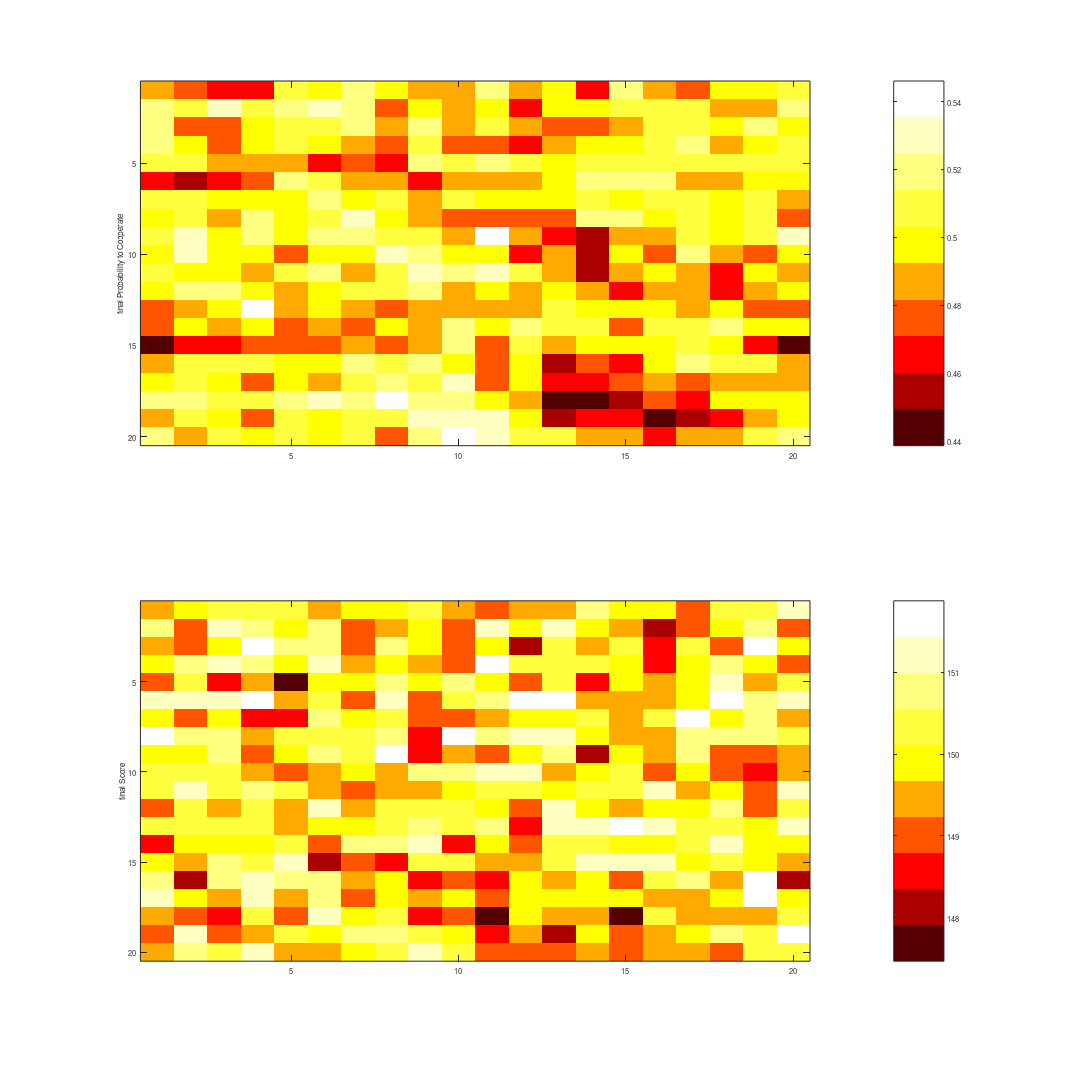
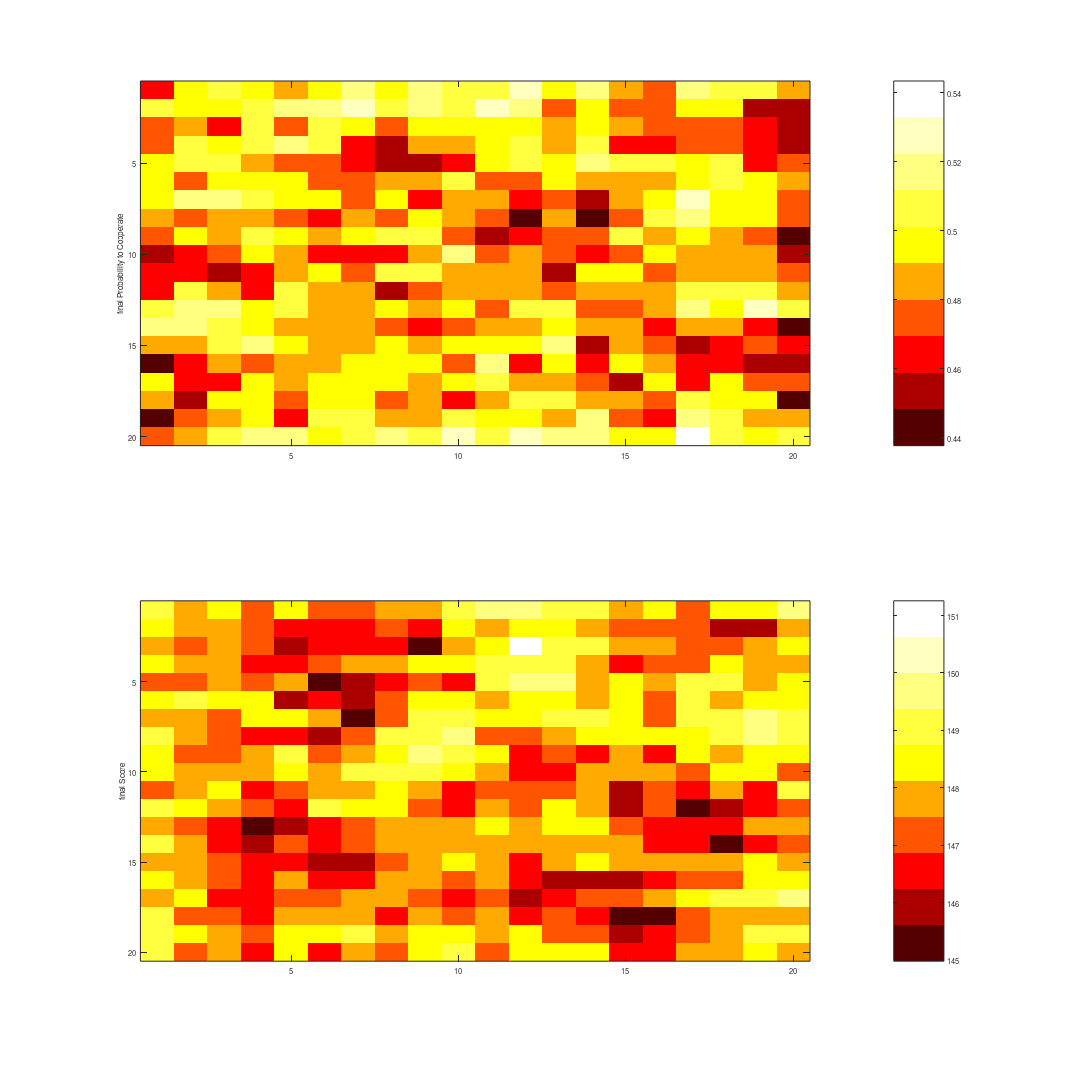
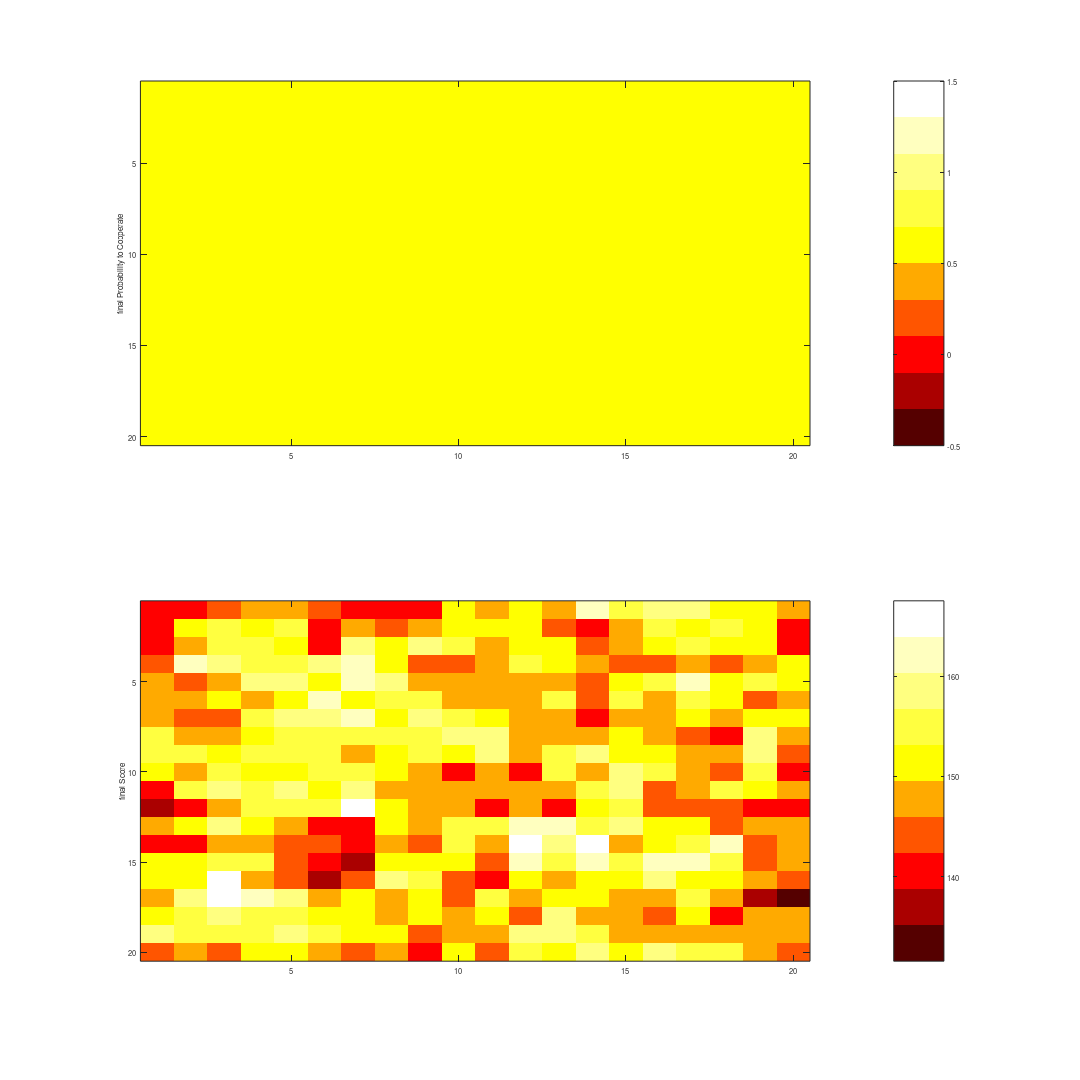
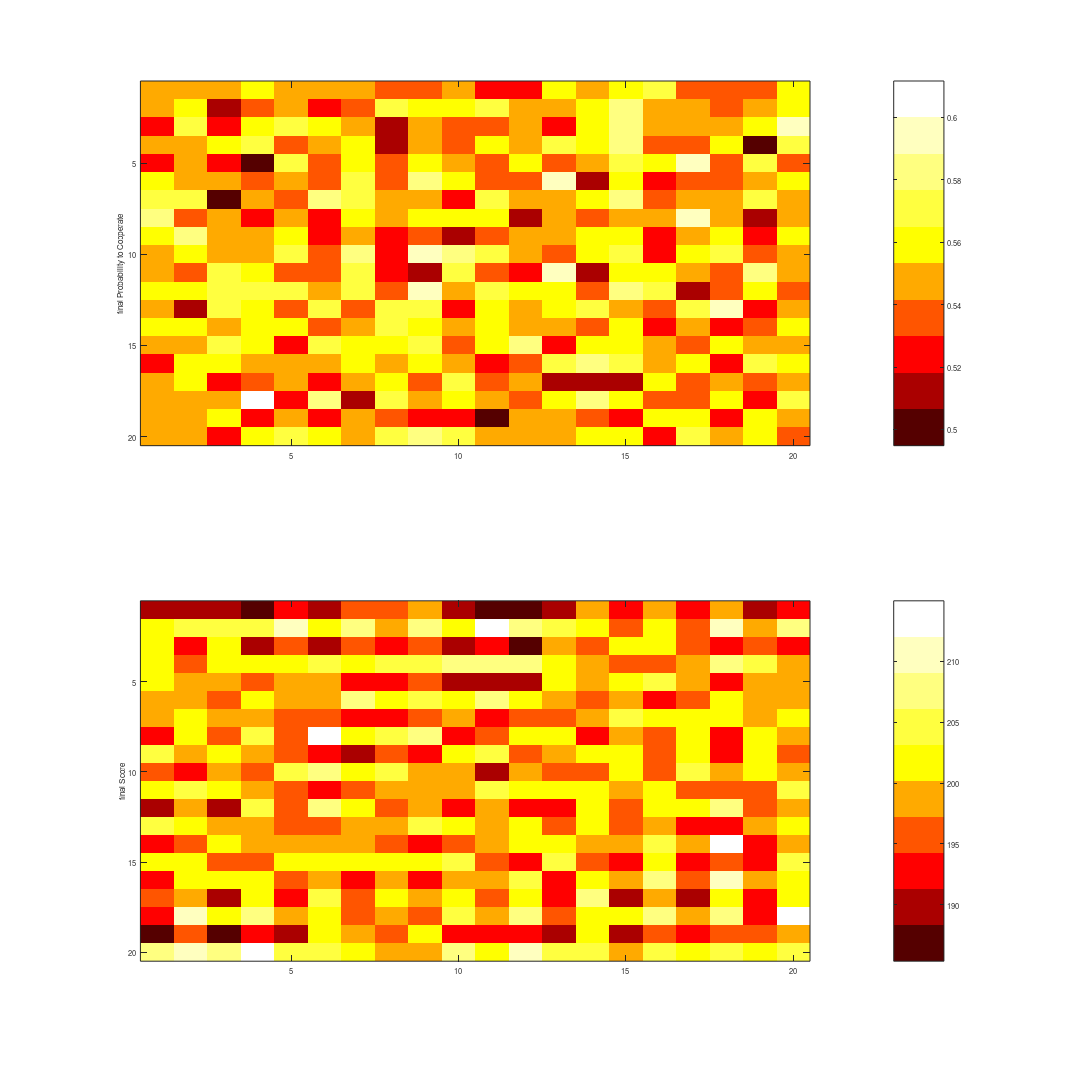

These charts were generated, in order, by the following MATLAB code: (Note: this script raises an error after producing the figures.)
%%%%%%%%% again with imagesc... %%%%%%%%%
%%%%%%%%%%%%%%%%%%%%%%%%%%%%%%%%%%%%%%%%%%%%%%%%%%%%%%%%%%%%%%%%%%%%%%%%%%%
%N1
load('experiment1.mat')

figure(1)
subplot(2,1,1)
imagesc(Pfinal);
colormap(jet(10));
colormap hot
colorbar('Location','EastOutside');
ylabel('final Probability to Cooperate')

subplot(2,1,2)
imagesc(Sfinal);
colormap(jet(10));
colormap hot
colorbar('Location','EastOutside');
ylabel('final Score')


 set(gcf, 'PaperPosition', [0 0 20 20]);
 set(gcf, 'PaperSize', [20 20]);
 saveas(gcf, 'ScoreAndProbcoopWithImagesc1', 'pdf')
 
clear

 %%%%%%%%%%%%%%%%%%%%%%%%%%%%%%%%%%%%%%%%%%%%%%%%%%%%%%%%%%%%%%%%%%%%%%%%%%%
%N2
load('experiment2.mat')

figure(1)
subplot(2,1,1)
imagesc(Pfinal);
colormap(jet(10));
colormap hot
colorbar('Location','EastOutside');
ylabel('final Probability to Cooperate')

subplot(2,1,2)
imagesc(Sfinal);
colormap(jet(10));
colormap hot
colorbar('Location','EastOutside');
ylabel('final Score')


 set(gcf, 'PaperPosition', [0 0 20 20]);
 set(gcf, 'PaperSize', [20 20]);
 saveas(gcf, 'ScoreAndProbcoopWithImagesc2', 'pdf')
 
 
clear
 
  %%%%%%%%%%%%%%%%%%%%%%%%%%%%%%%%%%%%%%%%%%%%%%%%%%%%%%%%%%%%%%%%%%%%%%%%%%%
%N3
load('experiment3.mat')

figure(1)
subplot(2,1,1)
imagesc(Pfinal);
colormap(jet(10));
colormap hot
colorbar('Location','EastOutside');
ylabel('final Probability to Cooperate')

subplot(2,1,2)
imagesc(Sfinal);
colormap(jet(10));
colormap hot
colorbar('Location','EastOutside');
ylabel('final Score')


 set(gcf, 'PaperPosition', [0 0 20 20]);
 set(gcf, 'PaperSize', [20 20]);
 saveas(gcf, 'ScoreAndProbcoopWithImagesc3', 'pdf')
 
  clear
 
  %%%%%%%%%%%%%%%%%%%%%%%%%%%%%%%%%%%%%%%%%%%%%%%%%%%%%%%%%%%%%%%%%%%%%%%%%%%
%N4
load('experiment4.mat')

figure(1)
subplot(2,1,1)
imagesc(Pfinal);
colormap(jet(10));
colormap hot
colorbar('Location','EastOutside');
ylabel('final Probability to Cooperate')

subplot(2,1,2)
imagesc(Sfinal);
colormap(jet(10));
colormap hot
colorbar('Location','EastOutside');
ylabel('final Score')


 set(gcf, 'PaperPosition', [0 0 20 20]);
 set(gcf, 'PaperSize', [20 20]);
 saveas(gcf, 'ScoreAndProbcoopWithImagesc4', 'pdf')
 
  clear
 
  %%%%%%%%%%%%%%%%%%%%%%%%%%%%%%%%%%%%%%%%%%%%%%%%%%%%%%%%%%%%%%%%%%%%%%%%%%%
%N5
load('experiment5.mat')

figure(1)
subplot(2,1,1)
imagesc(Pfinal);
colormap(jet(10));
colormap hot
colorbar('Location','EastOutside');
ylabel('final Probability to Cooperate')

subplot(2,1,2)
imagesc(Sfinal);
colormap(jet(10));
colormap hot
colorbar('Location','EastOutside');
ylabel('final Score')


 set(gcf, 'PaperPosition', [0 0 20 20]);
 set(gcf, 'PaperSize', [20 20]);
 saveas(gcf, 'ScoreAndProbcoopWithImagesc5', 'pdf')
 
  clear
 
  %%%%%%%%%%%%%%%%%%%%%%%%%%%%%%%%%%%%%%%%%%%%%%%%%%%%%%%%%%%%%%%%%%%%%%%%%%%

load('experiment6.mat')

figure(1)
subplot(2,1,1)
imagesc(Pfinal);
colormap(jet(10));
colormap hot
colorbar('Location','EastOutside');
ylabel('final Probability to Cooperate')

subplot(2,1,2)
imagesc(Sfinal);
colormap(jet(10));
colormap hot
colorbar('Location','EastOutside');
ylabel('final Score')


 set(gcf, 'PaperPosition', [0 0 20 20]);
 set(gcf, 'PaperSize', [20 20]);
 saveas(gcf, 'ScoreAndProbcoopWithImagesc6', 'pdf')
 
  clear
 
  %%%%%%%%%%%%%%%%%%%%%%%%%%%%%%%%%%%%%%%%%%%%%%%%%%%%%%%%%%%%%%%%%%%%%%%%%%%
%N1
load('experiment7.mat')

figure(1)
subplot(2,1,1)
imagesc(Pfinal);
colormap(jet(10));
colormap hot
colorbar('Location','EastOutside');
ylabel('final Probability to Cooperate')

subplot(2,1,2)
imagesc(Sfinal);
colormap(jet(10));
colormap hot
colorbar('Location','EastOutside');
ylabel('final Score')


 set(gcf, 'PaperPosition', [0 0 20 20]);
 set(gcf, 'PaperSize', [20 20]);
 saveas(gcf, 'ScoreAndProbcoopWithImagesc7', 'pdf')
 
  clear
 
  %%%%%%%%%%%%%%%%%%%%%%%%%%%%%%%%%%%%%%%%%%%%%%%%%%%%%%%%%%%%%%%%%%%%%%%%%%%
%N1
load('experiment8.mat')

figure(1)
subplot(2,1,1)
imagesc(Pfinal);
colormap(jet(10));
colormap hot
colorbar('Location','EastOutside');
ylabel('final Probability to Cooperate')

subplot(2,1,2)
imagesc(Sfinal);
colormap(jet(10));
colormap hot
colorbar('Location','EastOutside');
ylabel('final Score')


 set(gcf, 'PaperPosition', [0 0 20 20]);
 set(gcf, 'PaperSize', [20 20]);
 saveas(gcf, 'ScoreAndProbcoopWithImagesc8', 'pdf')
 
  clear
 
  %%%%%%%%%%%%%%%%%%%%%%%%%%%%%%%%%%%%%%%%%%%%%%%%%%%%%%%%%%%%%%%%%%%%%%%%%%%
%N1
load('experiment9.mat')

figure(1)
subplot(2,1,1)
imagesc(Pfinal);
colormap(jet(10));
colormap hot
colorbar('Location','EastOutside');
ylabel('final Probability to Cooperate')

subplot(2,1,2)
imagesc(Sfinal);
colormap(jet(10));
colormap hot
colorbar('Location','EastOutside');
ylabel('final Score')


 set(gcf, 'PaperPosition', [0 0 20 20]);
 set(gcf, 'PaperSize', [20 20]);
 saveas(gcf, 'ScoreAndProbcoopWithImagesc9', 'pdf')
 
  clear
 
  %%%%%%%%%%%%%%%%%%%%%%%%%%%%%%%%%%%%%%%%%%%%%%%%%%%%%%%%%%%%%%%%%%%%%%%%%%%
%N1
load('experiment10.mat')

figure(1)
subplot(2,1,1)
imagesc(Pfinal);
colormap(jet(10));
colormap hot
colorbar('Location','EastOutside');
ylabel('final Probability to Cooperate')

subplot(2,1,2)
imagesc(Sfinal);
colormap(jet(10));
colormap hot
colorbar('Location','EastOutside');
ylabel('final Score')


 set(gcf, 'PaperPosition', [0 0 20 20]);
 set(gcf, 'PaperSize', [20 20]);
 saveas(gcf, 'ScoreAndProbcoopWithImagesc10', 'pdf')
 
  clear
 
  %%%%%%%%%%%%%%%%%%%%%%%%%%%%%%%%%%%%%%%%%%%%%%%%%%%%%%%%%%%%%%%%%%%%%%%%%%%
%N1
load('experiment11.mat')

figure(1)
subplot(2,1,1)
imagesc(Pfinal);
colormap(jet(10));
colormap hot
colorbar('Location','EastOutside');
ylabel('final Probability to Cooperate')

subplot(2,1,2)
imagesc(Sfinal);
colormap(jet(10));
colormap hot
colorbar('Location','EastOutside');
ylabel('final Score')


 set(gcf, 'PaperPosition', [0 0 20 20]);
 set(gcf, 'PaperSize', [20 20]);
 saveas(gcf, 'ScoreAndProbcoopWithImagesc11', 'pdf')
 
  clear
 
  %%%%%%%%%%%%%%%%%%%%%%%%%%%%%%%%%%%%%%%%%%%%%%%%%%%%%%%%%%%%%%%%%%%%%%%%%%%
%N1
load('experiment12.mat')

figure(1)
subplot(2,1,1)
imagesc(Pfinal);
colormap(jet(10));
colormap hot
colorbar('Location','EastOutside');
ylabel('final Probability to Cooperate')

subplot(2,1,2)
imagesc(Sfinal);
colormap(jet(10));
colormap hot
colorbar('Location','EastOutside');
ylabel('final Score')


 set(gcf, 'PaperPosition', [0 0 20 20]);
 set(gcf, 'PaperSize', [20 20]);
 saveas(gcf, 'ScoreAndProbcoopWithImagesc12', 'pdf')
 
  clear
 
  %%%%%%%%%%%%%%%%%%%%%%%%%%%%%%%%%%%%%%%%%%%%%%%%%%%%%%%%%%%%%%%%%%%%%%%%%%%
%N1
load('experiment14.mat')

figure(1)
subplot(2,1,1)
imagesc(Pfinal);
colormap(jet(10));
colormap hot
colorbar('Location','EastOutside');
ylabel('final Probability to Cooperate')

subplot(2,1,2)
imagesc(Sfinal);
colormap(jet(10));
colormap hot
colorbar('Location','EastOutside');
ylabel('final Score')


 set(gcf, 'PaperPosition', [0 0 20 20]);
 set(gcf, 'PaperSize', [20 20]);
 saveas(gcf, 'ScoreAndProbcoopWithImagesc14', 'pdf')
 
  clear
 
  %%%%%%%%%%%%%%%%%%%%%%%%%%%%%%%%%%%%%%%%%%%%%%%%%%%%%%%%%%%%%%%%%%%%%%%%%%%
%N1
load('experiment15.mat')

figure(1)
subplot(2,1,1)
imagesc(Pfinal);
colormap(jet(10));
colormap hot
colorbar('Location','EastOutside');
ylabel('final Probability to Cooperate')

subplot(2,1,2)
imagesc(Sfinal);
colormap(jet(10));
colormap hot
colorbar('Location','EastOutside');
ylabel('final Score')


 set(gcf, 'PaperPosition', [0 0 20 20]);
 set(gcf, 'PaperSize', [20 20]);
 saveas(gcf, 'ScoreAndProbcoopWithImagesc15', 'pdf')
 
  clear
 
  %%%%%%%%%%%%%%%%%%%%%%%%%%%%%%%%%%%%%%%%%%%%%%%%%%%%%%%%%%%%%%%%%%%%%%%%%%%
%N1
load('experiment16.mat')

figure(1)
subplot(2,1,1)
imagesc(Pfinal);
colormap(jet(10));
colormap hot
colorbar('Location','EastOutside');
ylabel('final Probability to Cooperate')

subplot(2,1,2)
imagesc(Sfinal);
colormap(jet(10));
colormap hot
colorbar('Location','EastOutside');
ylabel('final Score')


 set(gcf, 'PaperPosition', [0 0 20 20]);
 set(gcf, 'PaperSize', [20 20]);
 saveas(gcf, 'ScoreAndProbcoopWithImagesc16', 'pdf')
 
  clear
 
  %%%%%%%%%%%%%%%%%%%%%%%%%%%%%%%%%%%%%%%%%%%%%%%%%%%%%%%%%%%%%%%%%%%%%%%%%%%
%N1
load('experiment17.mat')

figure(1)
subplot(2,1,1)
imagesc(Pfinal);
colormap(jet(10));
colormap hot
colorbar('Location','EastOutside');
ylabel('final Probability to Cooperate')

subplot(2,1,2)
imagesc(Sfinal);
colormap(jet(10));
colormap hot
colorbar('Location','EastOutside');
ylabel('final Score')


 set(gcf, 'PaperPosition', [0 0 20 20]);
 set(gcf, 'PaperSize', [20 20]);
 saveas(gcf, 'ScoreAndProbcoopWithImagesc17', 'pdf')
 
  clear
 
%%%%%%%%%%%%%%%%%%%%%%%%%%%%%%%%%%%%%%%%%%%%%%%%%%%%%%%%%%%%%%%%%%%%%%%%%%%

load('experiment18.mat')

figure(1)
subplot(2,1,1)
imagesc(Pfinal);
colormap(jet(10));
colormap hot
colorbar('Location','EastOutside');
ylabel('final Probability to Cooperate')

subplot(2,1,2)
imagesc(Sfinal);
colormap(jet(10));
colormap hot
colorbar('Location','EastOutside');
ylabel('final Score')


 set(gcf, 'PaperPosition', [0 0 20 20]);
 set(gcf, 'PaperSize', [20 20]);
 saveas(gcf, 'ScoreAndProbcoopWithImagesc18', 'pdf')
 
  clear
 
 %%%%%%%%%%%%%%%%%%%%%%%%%%%%%%%%%%%%%%%%%%%%%%%%%%%%%%%%%%%%%%%%%%%%%%%%%%%

load('experiment19.mat')

figure(1)
subplot(2,1,1)
imagesc(Pfinal);
colormap(jet(10));
colormap hot
colorbar('Location','EastOutside');
ylabel('final Probability to Cooperate')

subplot(2,1,2)
imagesc(Sfinal);
colormap(jet(10));
colormap hot
colorbar('Location','EastOutside');
ylabel('final Score')


 set(gcf, 'PaperPosition', [0 0 20 20]);
 set(gcf, 'PaperSize', [20 20]);
 saveas(gcf, 'ScoreAndProbcoopWithImagesc19', 'pdf')
 
  clear
 
 %%%%%%%%%%%%%%%%%%%%%%%%%%%%%%%%%%%%%%%%%%%%%%%%%%%%%%%%%%%%%%%%%%%%%%%%%%%

load('experiment20.mat')

figure(1)
subplot(2,1,1)
imagesc(Pfinal);
colormap(jet(10));
colormap hot
colorbar('Location','EastOutside');
ylabel('final Probability to Cooperate')

subplot(2,1,2)
imagesc(Sfinal);
colormap(jet(10));
colormap hot
colorbar('Location','EastOutside');
ylabel('final Score')


 set(gcf, 'PaperPosition', [0 0 20 20]);
 set(gcf, 'PaperSize', [20 20]);
 saveas(gcf, 'ScoreAndProbcoopWithImagesc20', 'pdf')
 
  clear
 
 %%%%%%%%%%%%%%%%%%%%%%%%%%%%%%%%%%%%%%%%%%%%%%%%%%%%%%%%%%%%%%%%%%%%%%%%%%%

load('experiment21a.mat')

figure(1)
subplot(2,1,1)
imagesc(Pfinal);
colormap(jet(10));
colormap hot
colorbar('Location','EastOutside');
ylabel('final Probability to Cooperate')

subplot(2,1,2)
imagesc(Sfinal);
colormap(jet(10));
colormap hot
colorbar('Location','EastOutside');
ylabel('final Score')


 set(gcf, 'PaperPosition', [0 0 20 20]);
 set(gcf, 'PaperSize', [20 20]);
 saveas(gcf, 'ScoreAndProbcoopWithImagesc21a', 'pdf')
 
 requ_roundsfinal
 
  clear
 
 %%%%%%%%%%%%%%%%%%%%%%%%%%%%%%%%%%%%%%%%%%%%%%%%%%%%%%%%%%%%%%%%%%%%%%%%%%%

load('experiment21b.mat')

figure(1)
subplot(2,1,1)
imagesc(Pfinal);
colormap(jet(10));
colormap hot
colorbar('Location','EastOutside');
ylabel('final Probability to Cooperate')

subplot(2,1,2)
imagesc(Sfinal);
colormap(jet(10));
colormap hot
colorbar('Location','EastOutside');
ylabel('final Score')


 set(gcf, 'PaperPosition', [0 0 20 20]);
 set(gcf, 'PaperSize', [20 20]);
 saveas(gcf, 'ScoreAndProbcoopWithImagesc21b', 'pdf')
 
 requ_roundsfinal
 
  clear
 
 %%%%%%%%%%%%%%%%%%%%%%%%%%%%%%%%%%%%%%%%%%%%%%%%%%%%%%%%%%%%%%%%%%%%%%%%%%%

load('experiment22a.mat')

figure(1)
subplot(2,1,1)
imagesc(Pfinal);
colormap(jet(10));
colormap hot
colorbar('Location','EastOutside');
ylabel('final Probability to Cooperate')

subplot(2,1,2)
imagesc(Sfinal);
colormap(jet(10));
colormap hot
colorbar('Location','EastOutside');
ylabel('final Score')


 set(gcf, 'PaperPosition', [0 0 20 20]);
 set(gcf, 'PaperSize', [20 20]);
 saveas(gcf, 'ScoreAndProbcoopWithImagesc22a', 'pdf')
 
 requ_roundsfinal
 
  clear
 
 %%%%%%%%%%%%%%%%%%%%%%%%%%%%%%%%%%%%%%%%%%%%%%%%%%%%%%%%%%%%%%%%%%%%%%%%%%%

load('experiment22b.mat')

figure(1)
subplot(2,1,1)
imagesc(Pfinal);
colormap(jet(10));
colormap hot
colorbar('Location','EastOutside');
ylabel('final Probability to Cooperate')

subplot(2,1,2)
imagesc(Sfinal);
colormap(jet(10));
colormap hot
colorbar('Location','EastOutside');
ylabel('final Score')


 set(gcf, 'PaperPosition', [0 0 20 20]);
 set(gcf, 'PaperSize', [20 20]);
 saveas(gcf, 'ScoreAndProbcoopWithImagesc22b', 'pdf')
 
requ_roundsfinal

 
 clear
 
  %%%%%%%%%%%%%%%%%%%%%%%%%%%%%%%%%%%%%%%%%%%%%%%%%%%%%%%%%%%%%%%%%%%%%%%%%%%
%N1
load('experiment30.mat')

figure(1)
subplot(2,1,1)
imagesc(Pfinal);
colormap(jet(10));
colormap hot
colorbar('Location','EastOutside');
ylabel('final Probability to Cooperate')

subplot(2,1,2)
imagesc(Sfinal);
colormap(jet(10));
colormap hot
colorbar('Location','EastOutside');
ylabel('final Score')


 set(gcf, 'PaperPosition', [0 0 20 20]);
 set(gcf, 'PaperSize', [20 20]);
 saveas(gcf, 'ScoreAndProbcoopWithImagesc30', 'pdf')
 
  clear
 
%%%%%%%%%%%%%%%%%%%%%%%%%%%%%%%%%%%%%%%%%%%%%%%%%%%%%%%%%%%%%%%%%%%%%%%%%%%

load('experiment31.mat')

figure(1)
subplot(2,1,1)
imagesc(Pfinal);
colormap(jet(10));
colormap hot
colorbar('Location','EastOutside');
ylabel('final Probability to Cooperate')

subplot(2,1,2)
imagesc(Sfinal);
colormap(jet(10));
colormap hot
colorbar('Location','EastOutside');
ylabel('final Score')


 set(gcf, 'PaperPosition', [0 0 20 20]);
 set(gcf, 'PaperSize', [20 20]);
 saveas(gcf, 'ScoreAndProbcoopWithImagesc31', 'pdf')
 
  clear
 
 %%%%%%%%%%%%%%%%%%%%%%%%%%%%%%%%%%%%%%%%%%%%%%%%%%%%%%%%%%%%%%%%%%%%%%%%%%%

load('experiment32.mat')

figure(1)
subplot(2,1,1)
imagesc(Pfinal);
colormap(jet(10));
colormap hot
colorbar('Location','EastOutside');
ylabel('final Probability to Cooperate')

subplot(2,1,2)
imagesc(Sfinal);
colormap(jet(10));
colormap hot
colorbar('Location','EastOutside');
ylabel('final Score')


 set(gcf, 'PaperPosition', [0 0 20 20]);
 set(gcf, 'PaperSize', [20 20]);
 saveas(gcf, 'ScoreAndProbcoopWithImagesc32', 'pdf')
 
  clear
 
 %%%%%%%%%%%%%%%%%%%%%%%%%%%%%%%%%%%%%%%%%%%%%%%%%%%%%%%%%%%%%%%%%%%%%%%%%%%

load('experiment33.mat')

figure(1)
subplot(2,1,1)
imagesc(Pfinal);
colormap(jet(10));
colormap hot
colorbar('Location','EastOutside');
ylabel('final Probability to Cooperate')

subplot(2,1,2)
imagesc(Sfinal);
colormap(jet(10));
colormap hot
colorbar('Location','EastOutside');
ylabel('final Score')


 set(gcf, 'PaperPosition', [0 0 20 20]);
 set(gcf, 'PaperSize', [20 20]);
 saveas(gcf, 'ScoreAndProbcoopWithImagesc33', 'pdf')
 
  clear
 
 %%%%%%%%%%%%%%%%%%%%%%%%%%%%%%%%%%%%%%%%%%%%%%%%%%%%%%%%%%%%%%%%%%%%%%%%%%%

load('experiment34a.mat')

figure(1)
subplot(2,1,1)
imagesc(Pfinal);
colormap(jet(10));
colormap hot
colorbar('Location','EastOutside');
ylabel('final Probability to Cooperate')

subplot(2,1,2)
imagesc(Sfinal);
colormap(jet(10));
colormap hot
colorbar('Location','EastOutside');
ylabel('final Score')


 set(gcf, 'PaperPosition', [0 0 20 20]);
 set(gcf, 'PaperSize', [20 20]);
 saveas(gcf, 'ScoreAndProbcoopWithImagesc34a', 'pdf')
 
 requ_roundsfinal
 
  clear
 
 %%%%%%%%%%%%%%%%%%%%%%%%%%%%%%%%%%%%%%%%%%%%%%%%%%%%%%%%%%%%%%%%%%%%%%%%%%%

load('experiment34b.mat')

figure(1)
subplot(2,1,1)
imagesc(Pfinal);
colormap(jet(10));
colormap hot
colorbar('Location','EastOutside');
ylabel('final Probability to Cooperate')

subplot(2,1,2)
imagesc(Sfinal);
colormap(jet(10));
colormap hot
colorbar('Location','EastOutside');
ylabel('final Score')


 set(gcf, 'PaperPosition', [0 0 20 20]);
 set(gcf, 'PaperSize', [20 20]);
 saveas(gcf, 'ScoreAndProbcoopWithImagesc34b', 'pdf')
 
 requ_roundsfinal
 
  clear
 
 %%%%%%%%%%%%%%%%%%%%%%%%%%%%%%%%%%%%%%%%%%%%%%%%%%%%%%%%%%%%%%%%%%%%%%%%%%%

load('experiment35a.mat')

figure(1)
subplot(2,1,1)
imagesc(Pfinal);
colormap(jet(10));
colormap hot
colorbar('Location','EastOutside');
ylabel('final Probability to Cooperate')

subplot(2,1,2)
imagesc(Sfinal);
colormap(jet(10));
colormap hot
colorbar('Location','EastOutside');
ylabel('final Score')


 set(gcf, 'PaperPosition', [0 0 20 20]);
 set(gcf, 'PaperSize', [20 20]);
 saveas(gcf, 'ScoreAndProbcoopWithImagesc35a', 'pdf')
 
 requ_roundsfinal
 
  clear
 
 %%%%%%%%%%%%%%%%%%%%%%%%%%%%%%%%%%%%%%%%%%%%%%%%%%%%%%%%%%%%%%%%%%%%%%%%%%%

load('experiment35b.mat')

figure(1)
subplot(2,1,1)
imagesc(Pfinal);
colormap(jet(10));
colormap hot
colorbar('Location','EastOutside');
ylabel('final Probability to Cooperate')

subplot(2,1,2)
imagesc(Sfinal);
colormap(jet(10));
colormap hot
colorbar('Location','EastOutside');
ylabel('final Score')


 set(gcf, 'PaperPosition', [0 0 20 20]);
 set(gcf, 'PaperSize', [20 20]);
 saveas(gcf, 'ScoreAndProbcoopWithImagesc35b', 'pdf')
 
requ_roundsfinal

 
 clear 
 